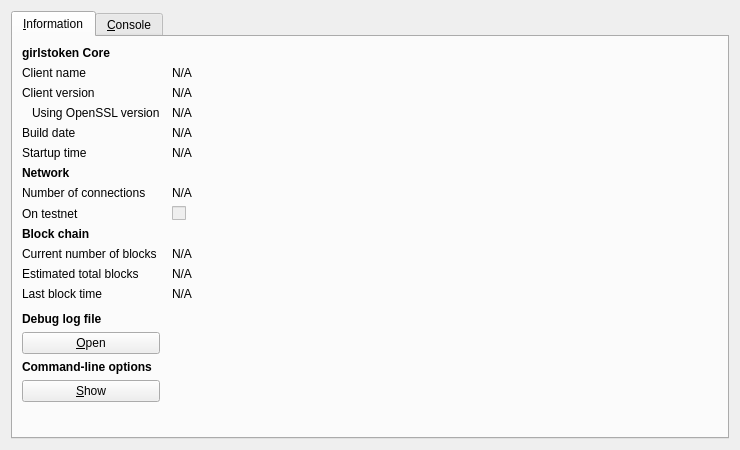
<?xml version="1.0" encoding="UTF-8"?>
<ui version="4.0">
 <class>RPCConsole</class>
 <widget class="QDialog" name="RPCConsole">
  <property name="geometry">
   <rect>
    <x>0</x>
    <y>0</y>
    <width>740</width>
    <height>450</height>
   </rect>
  </property>
  <property name="windowTitle">
   <string>girlstoken - Debug window</string>
  </property>
  <layout class="QVBoxLayout" name="verticalLayout_2">
   <item>
    <widget class="QTabWidget" name="tabWidget">
     <property name="currentIndex">
      <number>0</number>
     </property>
     <widget class="QWidget" name="tab_info">
      <attribute name="title">
       <string>&amp;Information</string>
      </attribute>
      <layout class="QGridLayout" name="gridLayout" columnstretch="0,1">
       <property name="horizontalSpacing">
        <number>12</number>
       </property>
       <item row="0" column="0">
        <widget class="QLabel" name="label_9">
         <property name="font">
          <font>
           <weight>75</weight>
           <bold>true</bold>
          </font>
         </property>
         <property name="text">
          <string>girlstoken Core</string>
         </property>
        </widget>
       </item>
       <item row="1" column="0">
        <widget class="QLabel" name="label_5">
         <property name="text">
          <string>Client name</string>
         </property>
        </widget>
       </item>
       <item row="1" column="1">
        <widget class="QLabel" name="clientName">
         <property name="cursor">
          <cursorShape>IBeamCursor</cursorShape>
         </property>
         <property name="text">
          <string>N/A</string>
         </property>
         <property name="textFormat">
          <enum>Qt::PlainText</enum>
         </property>
         <property name="textInteractionFlags">
          <set>Qt::LinksAccessibleByMouse|Qt::TextSelectableByKeyboard|Qt::TextSelectableByMouse</set>
         </property>
        </widget>
       </item>
       <item row="2" column="0">
        <widget class="QLabel" name="label_6">
         <property name="text">
          <string>Client version</string>
         </property>
        </widget>
       </item>
       <item row="2" column="1">
        <widget class="QLabel" name="clientVersion">
         <property name="cursor">
          <cursorShape>IBeamCursor</cursorShape>
         </property>
         <property name="text">
          <string>N/A</string>
         </property>
         <property name="textFormat">
          <enum>Qt::PlainText</enum>
         </property>
         <property name="textInteractionFlags">
          <set>Qt::LinksAccessibleByMouse|Qt::TextSelectableByKeyboard|Qt::TextSelectableByMouse</set>
         </property>
        </widget>
       </item>
       <item row="3" column="0">
        <widget class="QLabel" name="label_14">
         <property name="text">
          <string>Using OpenSSL version</string>
         </property>
         <property name="indent">
          <number>10</number>
         </property>
        </widget>
       </item>
       <item row="3" column="1">
        <widget class="QLabel" name="openSSLVersion">
         <property name="cursor">
          <cursorShape>IBeamCursor</cursorShape>
         </property>
         <property name="text">
          <string>N/A</string>
         </property>
         <property name="textFormat">
          <enum>Qt::PlainText</enum>
         </property>
         <property name="textInteractionFlags">
          <set>Qt::LinksAccessibleByMouse|Qt::TextSelectableByKeyboard|Qt::TextSelectableByMouse</set>
         </property>
        </widget>
       </item>
       <item row="4" column="0">
        <widget class="QLabel" name="label_12">
         <property name="text">
          <string>Build date</string>
         </property>
        </widget>
       </item>
       <item row="4" column="1">
        <widget class="QLabel" name="buildDate">
         <property name="cursor">
          <cursorShape>IBeamCursor</cursorShape>
         </property>
         <property name="text">
          <string>N/A</string>
         </property>
         <property name="textFormat">
          <enum>Qt::PlainText</enum>
         </property>
         <property name="textInteractionFlags">
          <set>Qt::LinksAccessibleByMouse|Qt::TextSelectableByKeyboard|Qt::TextSelectableByMouse</set>
         </property>
        </widget>
       </item>
       <item row="5" column="0">
        <widget class="QLabel" name="label_13">
         <property name="text">
          <string>Startup time</string>
         </property>
        </widget>
       </item>
       <item row="5" column="1">
        <widget class="QLabel" name="startupTime">
         <property name="cursor">
          <cursorShape>IBeamCursor</cursorShape>
         </property>
         <property name="text">
          <string>N/A</string>
         </property>
         <property name="textFormat">
          <enum>Qt::PlainText</enum>
         </property>
         <property name="textInteractionFlags">
          <set>Qt::LinksAccessibleByMouse|Qt::TextSelectableByKeyboard|Qt::TextSelectableByMouse</set>
         </property>
        </widget>
       </item>
       <item row="6" column="0">
        <widget class="QLabel" name="label_11">
         <property name="font">
          <font>
           <weight>75</weight>
           <bold>true</bold>
          </font>
         </property>
         <property name="text">
          <string>Network</string>
         </property>
        </widget>
       </item>
       <item row="7" column="0">
        <widget class="QLabel" name="label_7">
         <property name="text">
          <string>Number of connections</string>
         </property>
        </widget>
       </item>
       <item row="7" column="1">
        <widget class="QLabel" name="numberOfConnections">
         <property name="cursor">
          <cursorShape>IBeamCursor</cursorShape>
         </property>
         <property name="text">
          <string>N/A</string>
         </property>
         <property name="textFormat">
          <enum>Qt::PlainText</enum>
         </property>
         <property name="textInteractionFlags">
          <set>Qt::LinksAccessibleByMouse|Qt::TextSelectableByKeyboard|Qt::TextSelectableByMouse</set>
         </property>
        </widget>
       </item>
       <item row="8" column="0">
        <widget class="QLabel" name="label_8">
         <property name="text">
          <string>On testnet</string>
         </property>
        </widget>
       </item>
       <item row="8" column="1">
        <widget class="QCheckBox" name="isTestNet">
         <property name="enabled">
          <bool>false</bool>
         </property>
         <property name="text">
          <string/>
         </property>
        </widget>
       </item>
       <item row="9" column="0">
        <widget class="QLabel" name="label_10">
         <property name="font">
          <font>
           <weight>75</weight>
           <bold>true</bold>
          </font>
         </property>
         <property name="text">
          <string>Block chain</string>
         </property>
        </widget>
       </item>
       <item row="10" column="0">
        <widget class="QLabel" name="label_3">
         <property name="text">
          <string>Current number of blocks</string>
         </property>
        </widget>
       </item>
       <item row="10" column="1">
        <widget class="QLabel" name="numberOfBlocks">
         <property name="cursor">
          <cursorShape>IBeamCursor</cursorShape>
         </property>
         <property name="text">
          <string>N/A</string>
         </property>
         <property name="textFormat">
          <enum>Qt::PlainText</enum>
         </property>
         <property name="textInteractionFlags">
          <set>Qt::LinksAccessibleByMouse|Qt::TextSelectableByKeyboard|Qt::TextSelectableByMouse</set>
         </property>
        </widget>
       </item>
       <item row="11" column="0">
        <widget class="QLabel" name="label_4">
         <property name="text">
          <string>Estimated total blocks</string>
         </property>
        </widget>
       </item>
       <item row="11" column="1">
        <widget class="QLabel" name="totalBlocks">
         <property name="cursor">
          <cursorShape>IBeamCursor</cursorShape>
         </property>
         <property name="text">
          <string>N/A</string>
         </property>
         <property name="textFormat">
          <enum>Qt::PlainText</enum>
         </property>
         <property name="textInteractionFlags">
          <set>Qt::LinksAccessibleByMouse|Qt::TextSelectableByKeyboard|Qt::TextSelectableByMouse</set>
         </property>
        </widget>
       </item>
       <item row="12" column="0">
        <widget class="QLabel" name="label_2">
         <property name="text">
          <string>Last block time</string>
         </property>
        </widget>
       </item>
       <item row="12" column="1">
        <widget class="QLabel" name="lastBlockTime">
         <property name="cursor">
          <cursorShape>IBeamCursor</cursorShape>
         </property>
         <property name="text">
          <string>N/A</string>
         </property>
         <property name="textFormat">
          <enum>Qt::PlainText</enum>
         </property>
         <property name="textInteractionFlags">
          <set>Qt::LinksAccessibleByMouse|Qt::TextSelectableByKeyboard|Qt::TextSelectableByMouse</set>
         </property>
        </widget>
       </item>
       <item row="13" column="0">
        <spacer name="verticalSpacer_2">
         <property name="orientation">
          <enum>Qt::Vertical</enum>
         </property>
         <property name="sizeHint" stdset="0">
          <size>
           <width>20</width>
           <height>20</height>
          </size>
         </property>
        </spacer>
       </item>
       <item row="14" column="0">
        <widget class="QLabel" name="labelDebugLogfile">
         <property name="font">
          <font>
           <weight>75</weight>
           <bold>true</bold>
          </font>
         </property>
         <property name="text">
          <string>Debug log file</string>
         </property>
        </widget>
       </item>
       <item row="15" column="0">
        <widget class="QPushButton" name="openDebugLogfileButton">
         <property name="toolTip">
          <string>Open the girlstoken debug log file from the current data directory. This can take a few seconds for large log files.</string>
         </property>
         <property name="text">
          <string>&amp;Open</string>
         </property>
         <property name="autoDefault">
          <bool>false</bool>
         </property>
        </widget>
       </item>
       <item row="16" column="0">
        <widget class="QLabel" name="labelCLOptions">
         <property name="font">
          <font>
           <weight>75</weight>
           <bold>true</bold>
          </font>
         </property>
         <property name="text">
          <string>Command-line options</string>
         </property>
        </widget>
       </item>
       <item row="17" column="0">
        <widget class="QPushButton" name="showCLOptionsButton">
         <property name="toolTip">
          <string>Show the girlstoken-Qt help message to get a list with possible girlstoken command-line options.</string>
         </property>
         <property name="text">
          <string>&amp;Show</string>
         </property>
         <property name="autoDefault">
          <bool>false</bool>
         </property>
        </widget>
       </item>
       <item row="18" column="0">
        <spacer name="verticalSpacer">
         <property name="orientation">
          <enum>Qt::Vertical</enum>
         </property>
         <property name="sizeHint" stdset="0">
          <size>
           <width>20</width>
           <height>40</height>
          </size>
         </property>
        </spacer>
       </item>
      </layout>
     </widget>
     <widget class="QWidget" name="tab_console">
      <attribute name="title">
       <string>&amp;Console</string>
      </attribute>
      <layout class="QVBoxLayout" name="verticalLayout_3">
       <property name="spacing">
        <number>3</number>
       </property>
       <item>
        <widget class="QTextEdit" name="messagesWidget">
         <property name="minimumSize">
          <size>
           <width>0</width>
           <height>100</height>
          </size>
         </property>
         <property name="readOnly">
          <bool>true</bool>
         </property>
         <property name="tabKeyNavigation" stdset="0">
          <bool>false</bool>
         </property>
         <property name="columnCount" stdset="0">
          <number>2</number>
         </property>
        </widget>
       </item>
       <item>
        <layout class="QHBoxLayout" name="horizontalLayout">
         <property name="spacing">
          <number>3</number>
         </property>
         <item>
          <widget class="QLabel" name="label">
           <property name="text">
            <string notr="true">&gt;</string>
           </property>
          </widget>
         </item>
         <item>
          <widget class="QLineEdit" name="lineEdit"/>
         </item>
         <item>
          <widget class="QPushButton" name="clearButton">
           <property name="maximumSize">
            <size>
             <width>24</width>
             <height>24</height>
            </size>
           </property>
           <property name="toolTip">
            <string>Clear console</string>
           </property>
           <property name="text">
            <string/>
           </property>
           <property name="icon">
            <iconset resource="../bitcoin.qrc">
             <normaloff>:/icons/remove</normaloff>:/icons/remove</iconset>
           </property>
           <property name="shortcut">
            <string notr="true">Ctrl+L</string>
           </property>
           <property name="autoDefault">
            <bool>false</bool>
           </property>
          </widget>
         </item>
        </layout>
       </item>
      </layout>
     </widget>
    </widget>
   </item>
  </layout>
 </widget>
 <resources>
  <include location="../bitcoin.qrc"/>
 </resources>
 <connections/>
</ui>
